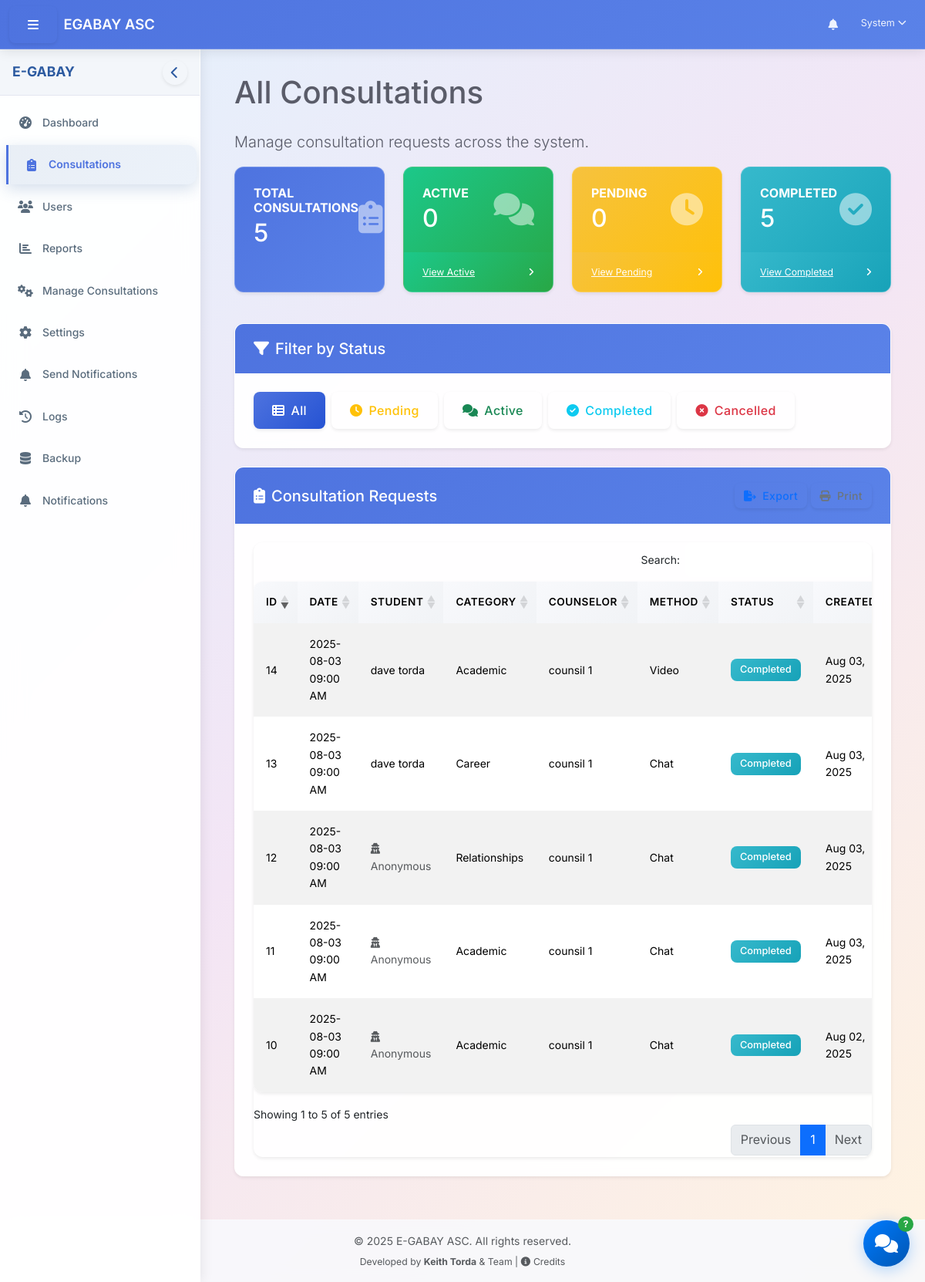
Page /dashboard/admin/consultations.php (signed in) on the earlier database version.
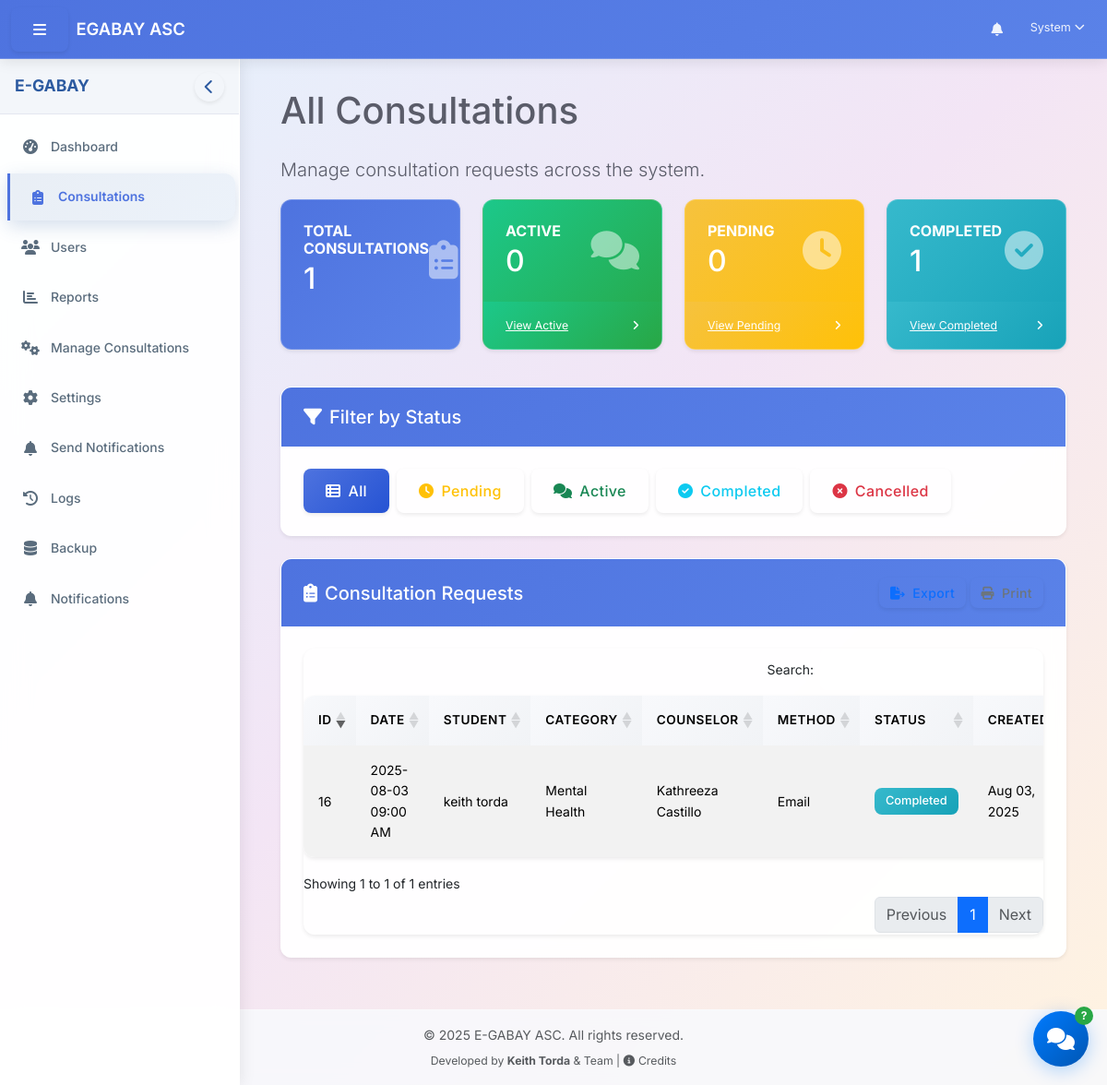
Same page on the later database version.
### tables this page shows
CREATE TABLE `consultation_requests` (
  `id` int(11) NOT NULL AUTO_INCREMENT,
  `student_id` int(11) NOT NULL,
  `counselor_id` int(11) DEFAULT NULL,
  `issue_description` text NOT NULL,
  `issue_category` varchar(100) DEFAULT NULL,
  `preferred_date` date NOT NULL,
  `preferred_time` time NOT NULL,
  `communication_method` enum('in_person','phone','video','email','chat','voice') NOT NULL,
  `is_anonymous` tinyint(1) NOT NULL DEFAULT 0,
  `status` enum('pending','live','completed','cancelled') NOT NULL DEFAULT 'pending',
  `counselor_notes` text DEFAULT NULL,
  `created_at` timestamp NOT NULL DEFAULT current_timestamp(),
  `updated_at` timestamp NOT NULL DEFAULT current_timestamp() ON UPDATE current_timestamp(),
  PRIMARY KEY (`id`),
  KEY `idx_consultation_requests_student` (`student_id`),
  KEY `idx_consultation_requests_counselor` (`counselor_id`),
  CONSTRAINT `consultation_requests_ibfk_1` FOREIGN KEY (`student_id`) REFERENCES `users` (`user_id`) ON DELETE CASCADE,
  CONSTRAINT `consultation_requests_ibfk_2` FOREIGN KEY (`counselor_id`) REFERENCES `users` (`user_id`) ON DELETE CASCADE
);

CREATE TABLE `users` (
  `user_id` int(11) NOT NULL AUTO_INCREMENT,
  `username` varchar(50) NOT NULL,
  `password` varchar(255) NOT NULL,
  `first_name` varchar(100) NOT NULL,
  `last_name` varchar(100) NOT NULL,
  `email` varchar(100) NOT NULL,
  `role_id` int(11) NOT NULL,
  `is_active` tinyint(1) DEFAULT 1,
  `last_login` datetime DEFAULT NULL,
  `created_at` timestamp NOT NULL DEFAULT current_timestamp(),
  `updated_at` timestamp NOT NULL DEFAULT current_timestamp() ON UPDATE current_timestamp(),
  `profile_picture` varchar(255) DEFAULT NULL,
  `verification_token` varchar(64) DEFAULT NULL,
  `is_verified` tinyint(1) NOT NULL DEFAULT 0,
  PRIMARY KEY (`user_id`),
  UNIQUE KEY `username` (`username`),
  UNIQUE KEY `email` (`email`),
  KEY `idx_users_role` (`role_id`),
  CONSTRAINT `users_ibfk_1` FOREIGN KEY (`role_id`) REFERENCES `roles` (`role_id`)
);

### classes/Consultation.php (called while the page is built, shortened)
<?php
class Consultation {
    private $conn;
    private $table = "consultation_requests";
    public function __construct($db) {
        $this->conn = $db;
    }
    public function getStatistics() {
        $query = "SELECT
                  COUNT(*) as total_consultations,
                  SUM(CASE WHEN status = 'pending' THEN 1 ELSE 0 END) as pending_consultations,
                  SUM(CASE WHEN status = 'live' THEN 1 ELSE 0 END) as active_consultations,
                  SUM(CASE WHEN status = 'completed' THEN 1 ELSE 0 END) as completed_consultations,
                  SUM(CASE WHEN status = 'cancelled' THEN 1 ELSE 0 END) as cancelled_consultations
                  FROM " . $this->table;
        $stmt = $this->conn->prepare($query);
        $stmt->execute();
        $result = $stmt->fetch(PDO::FETCH_ASSOC);
        $defaults = [
            'total_consultations' => 0,
            'pending_consultations' => 0,
            'active_consultations' => 0,
            'completed_consultations' => 0,
            'cancelled_consultations' => 0
        ];
        return array_merge($defaults, $result ? $result : []);
    }
}
?>

### includes/utility.php (called while the page is built, shortened)
<?php
function formatDate($date, $format = 'Y-m-d') {
    try {
        $dateTime = new DateTime($date, new DateTimeZone('UTC'));
        $dateTime->setTimezone(new DateTimeZone('Asia/Manila'));
        return $dateTime->format($format);
    } catch (Exception $e) {
        $timestamp = strtotime($date);
        if ($timestamp === false) return '';
        return date($format, $timestamp);
    }
}
function formatTime($time, $format = 'h:i A') {
    try {
        $dateTime = new DateTime($time, new DateTimeZone('Asia/Manila'));
        return $dateTime->format($format);
    } catch (Exception $e) {
        date_default_timezone_set('Asia/Manila');
        $timestamp = strtotime($time);
        if ($timestamp === false) return '';
        return date($format, $timestamp);
    }
}
?>

### dashboard/admin/consultations.php (the view, shortened to what the changed rows need)
<?php
require_once __DIR__ . '/../../includes/path_fix.php';
require_once $base_path . '/config/config.php';
require_once $base_path . '/classes/Auth.php';
require_once $base_path . '/classes/Consultation.php';
$database = new Database();
$db = $database->getConnection();
$consultation = new Consultation($db);
$status_filter = isset($_GET['status']) ? $_GET['status'] : '';
$consultation_stats = $consultation->getStatistics();
$query = "SELECT cr.*,
          u1.first_name as student_first_name, u1.last_name as student_last_name,
          u2.first_name as counselor_first_name, u2.last_name as counselor_last_name
          FROM consultation_requests cr
          JOIN users u1 ON cr.student_id = u1.user_id
          LEFT JOIN users u2 ON cr.counselor_id = u2.user_id";
$query .= " ORDER BY cr.created_at DESC";
$stmt = $db->prepare($query);
$stmt->execute();
$consultations = $stmt->fetchAll(PDO::FETCH_ASSOC);
include_once $base_path . '/includes/header.php';
?>
<div class="row">
    <div class="col-12">
        <h1 class="mb-4">All Consultations</h1>
    </div>
</div>
<div class="row mb-4">
    <div class="col-xl-3 col-md-6 mb-3">
        <div class="card bg-primary text-white h-100">
            <div class="card-body">
                <div class="d-flex justify-content-between align-items-center">
                    <div>
                        <h6 class="text-uppercase fw-bold mb-1">Total Consultations</h6>
                        <h2 class="mb-0"><?php echo $consultation_stats['total_consultations']; ?></h2>
                    </div>
                </div>
            </div>
        </div>
    </div>
    <div class="col-xl-3 col-md-6 mb-3">
        <div class="card bg-success text-white h-100">
            <div class="card-body">
                <div class="d-flex justify-content-between align-items-center">
                    <div>
                        <h2 class="mb-0"><?php echo $consultation_stats['active_consultations']; ?></h2>
                    </div>
                </div>
            </div>
        </div>
    </div>
    <div class="col-xl-3 col-md-6 mb-3">
        <div class="card bg-warning text-white h-100">
            <div class="card-body">
                <div class="d-flex justify-content-between align-items-center">
                    <div>
                        <h2 class="mb-0"><?php echo $consultation_stats['pending_consultations']; ?></h2>
                    </div>
                </div>
            </div>
        </div>
    </div>
    <div class="col-xl-3 col-md-6 mb-3">
        <div class="card bg-info text-white h-100">
            <div class="card-body">
                <div class="d-flex justify-content-between align-items-center">
                    <div>
                        <h6 class="text-uppercase fw-bold mb-1">Completed</h6>
                        <h2 class="mb-0"><?php echo $consultation_stats['completed_consultations']; ?></h2>
                    </div>
                </div>
            </div>
        </div>
    </div>
</div>
<div class="card shadow-sm mb-4">
    <div class="card-body">
        <?php if (empty($consultations)): ?>
            <div class="text-center py-5">
                <i class="fas fa-clipboard-list fa-4x text-muted mb-3"></i>
                <p class="lead text-muted">No consultations found<?php echo !empty($status_filter) ? ' with status "' . ucfirst($status_filter) . '"' : ''; ?>.</p>
                <?php if (!empty($status_filter)): ?>
                    <a href="<?php echo $_SERVER['PHP_SELF']; ?>" class="btn btn-primary">
                        <i class="fas fa-th-list me-2"></i>View All Consultations
                    </a>
                <?php else: ?>
                    <p class="text-muted">Add new consultations through the student portal.</p>
                <?php endif; ?>
            </div>
        <?php else: ?>
            <div class="table-responsive">
                <table class="table table-striped table-hover" id="consultationsTable">
                    <thead class="table-light">
                        <tr>
                            <th>ID</th>
                            <th>Date</th>
                            <th>Student</th>
                            <th>Category</th>
                            <th>Counselor</th>
                            <th>Method</th>
                            <th>Status</th>
                            <th>Created</th>
                        </tr>
                    </thead>
                    <tbody>
                        <?php foreach ($consultations as $consultation): ?>
                            <tr>
                                <td><?php echo $consultation['id']; ?></td>
                                <td><?php echo formatDate($consultation['preferred_date']) . ' ' . formatTime($consultation['preferred_time']); ?></td>
                                <td>
                                    <?php
                                    if (!empty($consultation['is_anonymous']) && $consultation['is_anonymous'] == 1) {
                                        echo '<span class="text-muted"><i class="fas fa-user-secret me-1"></i>Anonymous</span>';
                                    } else {
                                        echo $consultation['student_first_name'] . ' ' . $consultation['student_last_name'];
                                    }
                                    ?>
                                </td>
                                <td>
                                    <?php echo !empty($consultation['issue_category']) ? $consultation['issue_category'] : '<span class="text-muted">Uncategorized</span>'; ?>
                                </td>
                                <td>
                                    <?php
                                    if ($consultation['counselor_id']) {
                                        echo $consultation['counselor_first_name'] . ' ' . $consultation['counselor_last_name'];
                                    } else {
                                        echo '<span class="text-muted"><i class="fas fa-user-plus me-1"></i>Not Assigned</span>';
                                    }
                                    ?>
                                </td>
                                <td><?php echo ucfirst(str_replace('_', ' ', $consultation['communication_method'])); ?></td>
                                <td>
                                    <?php
                                    switch ($consultation['status']) {
                                        case 'completed':
                                            echo '<span class="badge bg-info">Completed</span>';
                                            break;
                                    }
                                    ?>
                                </td>
                                <td><?php echo formatDate($consultation['created_at'], 'M d, Y'); ?></td>
                            </tr>
                        <?php endforeach; ?>
                    </tbody>
                </table>
            </div>
        <?php endif; ?>
    </div>
</div>
<?php
include_once $base_path . '/includes/footer.php';
?>

Differences in the rows shown:
removed consultation_requests: id "14", preferred_date "2025-08-03", preferred_time "09:00 AM", student.first_name "dave", student.last_name "torda", issue_category "Academic", counselor.first_name "counsil", counselor.last_name "1", communication_method "Video", status "Completed", created_at "Aug 03, 2025"
removed consultation_requests: id "13", preferred_date "2025-08-03", preferred_time "09:00 AM", student.first_name "dave", student.last_name "torda", issue_category "Career", counselor.first_name "counsil", counselor.last_name "1", communication_method "Chat", status "Completed", created_at "Aug 03, 2025"
removed consultation_requests: id "12", preferred_date "2025-08-03", preferred_time "09:00 AM", is_anonymous 1 (drawn), issue_category "Relationships", counselor.first_name "counsil", counselor.last_name "1", communication_method "Chat", status "Completed", created_at "Aug 03, 2025"
removed consultation_requests: id "11", preferred_date "2025-08-03", preferred_time "09:00 AM", is_anonymous 1 (drawn), issue_category "Academic", counselor.first_name "counsil", counselor.last_name "1", communication_method "Chat", status "Completed", created_at "Aug 03, 2025"
removed consultation_requests: id "10", preferred_date "2025-08-03", preferred_time "09:00 AM", is_anonymous 1 (drawn), issue_category "Academic", counselor.first_name "counsil", counselor.last_name "1", communication_method "Chat", status "Completed", created_at "Aug 02, 2025"
added consultation_requests: id "16", preferred_date "2025-08-03", preferred_time "09:00 AM", student.first_name "keith", student.last_name "torda", issue_category "Mental Health", counselor.first_name "Kathreeza", counselor.last_name "Castillo", communication_method "Email", status "Completed", created_at "Aug 03, 2025"
Other differences:
$consultation_stats['total_consultations']: "5" → "1"
$consultation_stats['completed_consultations']: "5" → "1"
text written by a page script: "Search: Showing 1 to 5 of 5 entries Previous 1 Next" → "Search: Showing 1 to 1 of 1 entries Previous 1 Next"
